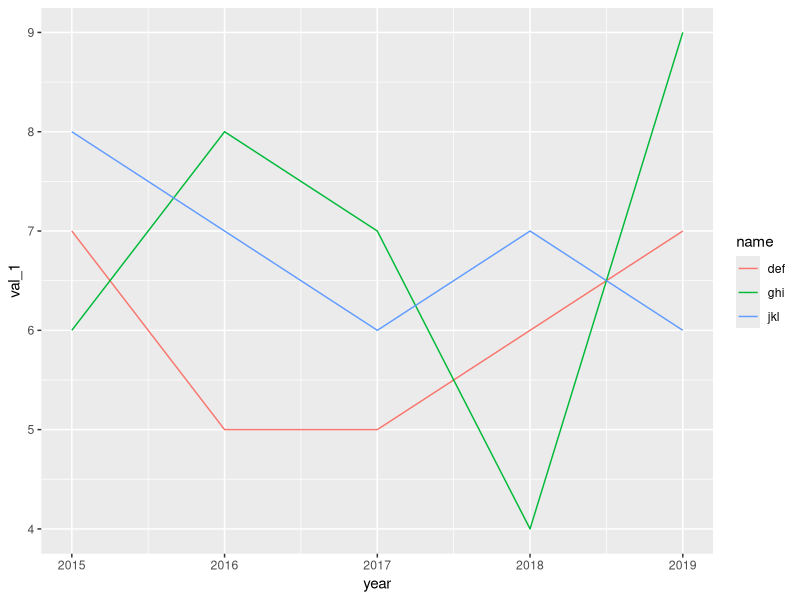

The R source for this figure:
X11()

library(ggplot2)

df = data.frame (
      name   = c('abc', 'abc', 'abc', 'abc', 'abc',
                 'def', 'def', 'def', 'def', 'def',
                 'ghi', 'ghi', 'ghi', 'ghi', 'ghi',
                 'jkl', 'jkl', 'jkl', 'jkl', 'jkl',
                 'mno', 'mno', 'mno', 'mno', 'mno',
                 'pqr', 'pqr', 'pqr', 'pqr', 'pqr'),

      year   = c(2015 , 2016 , 2017 , 2018 , 2019 ,
                 2015 , 2016 , 2017 , 2018 , 2019 ,
                 2015 , 2016 , 2017 , 2018 , 2019 ,
                 2015 , 2016 , 2017 , 2018 , 2019 ,
                 2015 , 2016 , 2017 , 2018 , 2019 ,
                 2015 , 2016 , 2017 , 2018 , 2019 
                 ),

      val_1  = c(   8 ,   10,    11 ,    9 ,    8 ,  # abc
                    7 ,    5,     5 ,    6 ,    7 ,  # def
                    6 ,    8,     7 ,    4 ,    9 ,  # ghi
                    8 ,    7,     6 ,    7 ,    6 ,  # jkl
                    5 ,    4,     6 ,    8 ,    9 ,  # mno
                    4 ,    6,     5,     3 ,    2 ), # pqr

      val_2  = c(   7 ,   11,     9 ,    9 ,    8 ,  # abc
                    6 ,    7,     7 ,    4 ,    9 ,  # def
                    7 ,    5,     5 ,    9 ,   10 ,  # ghi
                    8 ,    7,     8 ,    6 ,    3 ,  # jkl
                    4 ,    5,     6 ,    7 ,    8 ,  # mno
                    5 ,    7,     6 ,    8 ,    4 )  # pqr

    )

s <- subset(df, name %in% c('def', 'ghi', 'jkl'))

ggplot(data = s, aes(x = year, y = val_1, group = name, color = name)) + geom_line()

# ggsave('img/line-chart-year.png', width=12, height=12, units='cm', dpi=72)

cat ("Press enter...")
readLines("stdin", n = 1)
